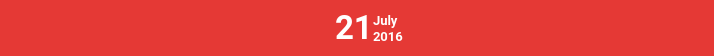
         <widget class="QFrame" name="Header_3">
          <property name="sizePolicy">
           <sizepolicy hsizetype="Minimum" vsizetype="Minimum">
            <horstretch>0</horstretch>
            <verstretch>0</verstretch>
           </sizepolicy>
          </property>
          <property name="minimumSize">
           <size>
            <width>0</width>
            <height>56</height>
           </size>
          </property>
          <property name="maximumSize">
           <size>
            <width>16777215</width>
            <height>56</height>
           </size>
          </property>
          <property name="palette">
           <palette>
            <active>
             <colorrole role="Base">
              <brush brushstyle="SolidPattern">
               <color alpha="255">
                <red>255</red>
                <green>255</green>
                <blue>255</blue>
               </color>
              </brush>
             </colorrole>
             <colorrole role="Window">
              <brush brushstyle="SolidPattern">
               <color alpha="255">
                <red>229</red>
                <green>57</green>
                <blue>53</blue>
               </color>
              </brush>
             </colorrole>
            </active>
            <inactive>
             <colorrole role="Base">
              <brush brushstyle="SolidPattern">
               <color alpha="255">
                <red>255</red>
                <green>255</green>
                <blue>255</blue>
               </color>
              </brush>
             </colorrole>
             <colorrole role="Window">
              <brush brushstyle="SolidPattern">
               <color alpha="255">
                <red>229</red>
                <green>57</green>
                <blue>53</blue>
               </color>
              </brush>
             </colorrole>
            </inactive>
            <disabled>
             <colorrole role="Base">
              <brush brushstyle="SolidPattern">
               <color alpha="255">
                <red>229</red>
                <green>57</green>
                <blue>53</blue>
               </color>
              </brush>
             </colorrole>
             <colorrole role="Window">
              <brush brushstyle="SolidPattern">
               <color alpha="255">
                <red>229</red>
                <green>57</green>
                <blue>53</blue>
               </color>
              </brush>
             </colorrole>
            </disabled>
           </palette>
          </property>
          <property name="autoFillBackground">
           <bool>true</bool>
          </property>
          <property name="frameShape">
           <enum>QFrame::NoFrame</enum>
          </property>
          <property name="frameShadow">
           <enum>QFrame::Raised</enum>
          </property>
          <property name="lineWidth">
           <number>0</number>
          </property>
          <layout class="QHBoxLayout" name="horizontalLayout_5">
           <property name="spacing">
            <number>0</number>
           </property>
           <property name="leftMargin">
            <number>0</number>
           </property>
           <property name="topMargin">
            <number>0</number>
           </property>
           <property name="rightMargin">
            <number>0</number>
           </property>
           <property name="bottomMargin">
            <number>0</number>
           </property>
           <item>
            <widget class="QPushButton" name="backBtn_2">
             <property name="sizePolicy">
              <sizepolicy hsizetype="Maximum" vsizetype="Minimum">
               <horstretch>0</horstretch>
               <verstretch>0</verstretch>
              </sizepolicy>
             </property>
             <property name="minimumSize">
              <size>
               <width>45</width>
               <height>0</height>
              </size>
             </property>
             <property name="cursor">
              <cursorShape>PointingHandCursor</cursorShape>
             </property>
             <property name="focusPolicy">
              <enum>Qt::NoFocus</enum>
             </property>
             <property name="text">
              <string/>
             </property>
             <property name="icon">
              <iconset resource="resources.qrc">
               <normaloff>:/Images/Resources/arrow_back_2.png</normaloff>:/Images/Resources/arrow_back_2.png</iconset>
             </property>
             <property name="iconSize">
              <size>
               <width>18</width>
               <height>18</height>
              </size>
             </property>
             <property name="flat">
              <bool>true</bool>
             </property>
            </widget>
           </item>
           <item>
            <spacer name="horizontalSpacer_4">
             <property name="orientation">
              <enum>Qt::Horizontal</enum>
             </property>
             <property name="sizeHint" stdset="0">
              <size>
               <width>290</width>
               <height>20</height>
              </size>
             </property>
            </spacer>
           </item>
           <item>
            <layout class="QHBoxLayout" name="horizontalLayout_2">
             <item>
              <widget class="QLabel" name="dayLabel_2">
               <property name="sizePolicy">
                <sizepolicy hsizetype="Minimum" vsizetype="Minimum">
                 <horstretch>0</horstretch>
                 <verstretch>0</verstretch>
                </sizepolicy>
               </property>
               <property name="minimumSize">
                <size>
                 <width>38</width>
                 <height>0</height>
                </size>
               </property>
               <property name="palette">
                <palette>
                 <active>
                  <colorrole role="WindowText">
                   <brush brushstyle="SolidPattern">
                    <color alpha="255">
                     <red>255</red>
                     <green>255</green>
                     <blue>255</blue>
                    </color>
                   </brush>
                  </colorrole>
                 </active>
                 <inactive>
                  <colorrole role="WindowText">
                   <brush brushstyle="SolidPattern">
                    <color alpha="255">
                     <red>255</red>
                     <green>255</green>
                     <blue>255</blue>
                    </color>
                   </brush>
                  </colorrole>
                 </inactive>
                 <disabled>
                  <colorrole role="WindowText">
                   <brush brushstyle="SolidPattern">
                    <color alpha="255">
                     <red>190</red>
                     <green>190</green>
                     <blue>190</blue>
                    </color>
                   </brush>
                  </colorrole>
                 </disabled>
                </palette>
               </property>
               <property name="font">
                <font>
                 <family>Roboto</family>
                 <pointsize>25</pointsize>
                 <weight>75</weight>
                 <bold>true</bold>
                </font>
               </property>
               <property name="text">
                <string>21</string>
               </property>
              </widget>
             </item>
             <item>
              <layout class="QVBoxLayout" name="verticalLayout_7">
               <property name="spacing">
                <number>0</number>
               </property>
               <property name="leftMargin">
                <number>0</number>
               </property>
               <item>
                <spacer name="verticalSpacer_5">
                 <property name="orientation">
                  <enum>Qt::Vertical</enum>
                 </property>
                 <property name="sizeType">
                  <enum>QSizePolicy::Maximum</enum>
                 </property>
                 <property name="sizeHint" stdset="0">
                  <size>
                   <width>20</width>
                   <height>10</height>
                  </size>
                 </property>
                </spacer>
               </item>
               <item>
                <widget class="QLabel" name="monthLabel_3">
                 <property name="sizePolicy">
                  <sizepolicy hsizetype="Maximum" vsizetype="Maximum">
                   <horstretch>0</horstretch>
                   <verstretch>0</verstretch>
                  </sizepolicy>
                 </property>
                 <property name="minimumSize">
                  <size>
                   <width>0</width>
                   <height>10</height>
                  </size>
                 </property>
                 <property name="maximumSize">
                  <size>
                   <width>16777215</width>
                   <height>16</height>
                  </size>
                 </property>
                 <property name="palette">
                  <palette>
                   <active>
                    <colorrole role="WindowText">
                     <brush brushstyle="SolidPattern">
                      <color alpha="255">
                       <red>255</red>
                       <green>255</green>
                       <blue>255</blue>
                      </color>
                     </brush>
                    </colorrole>
                   </active>
                   <inactive>
                    <colorrole role="WindowText">
                     <brush brushstyle="SolidPattern">
                      <color alpha="255">
                       <red>255</red>
                       <green>255</green>
                       <blue>255</blue>
                      </color>
                     </brush>
                    </colorrole>
                   </inactive>
                   <disabled>
                    <colorrole role="WindowText">
                     <brush brushstyle="SolidPattern">
                      <color alpha="255">
                       <red>190</red>
                       <green>190</green>
                       <blue>190</blue>
                      </color>
                     </brush>
                    </colorrole>
                   </disabled>
                  </palette>
                 </property>
                 <property name="font">
                  <font>
                   <family>Roboto</family>
                   <pointsize>10</pointsize>
                   <weight>75</weight>
                   <bold>true</bold>
                  </font>
                 </property>
                 <property name="text">
                  <string>July</string>
                 </property>
                </widget>
               </item>
               <item>
                <widget class="QLabel" name="yearLabel_3">
                 <property name="sizePolicy">
                  <sizepolicy hsizetype="Maximum" vsizetype="Maximum">
                   <horstretch>0</horstretch>
                   <verstretch>0</verstretch>
                  </sizepolicy>
                 </property>
                 <property name="minimumSize">
                  <size>
                   <width>0</width>
                   <height>12</height>
                  </size>
                 </property>
                 <property name="maximumSize">
                  <size>
                   <width>16777215</width>
                   <height>12</height>
                  </size>
                 </property>
                 <property name="palette">
                  <palette>
                   <active>
                    <colorrole role="WindowText">
                     <brush brushstyle="SolidPattern">
                      <color alpha="255">
                       <red>255</red>
                       <green>255</green>
                       <blue>255</blue>
                      </color>
                     </brush>
                    </colorrole>
                   </active>
                   <inactive>
                    <colorrole role="WindowText">
                     <brush brushstyle="SolidPattern">
                      <color alpha="255">
                       <red>255</red>
                       <green>255</green>
                       <blue>255</blue>
                      </color>
                     </brush>
                    </colorrole>
                   </inactive>
                   <disabled>
                    <colorrole role="WindowText">
                     <brush brushstyle="SolidPattern">
                      <color alpha="255">
                       <red>190</red>
                       <green>190</green>
                       <blue>190</blue>
                      </color>
                     </brush>
                    </colorrole>
                   </disabled>
                  </palette>
                 </property>
                 <property name="font">
                  <font>
                   <family>Roboto</family>
                   <pointsize>10</pointsize>
                   <weight>75</weight>
                   <bold>true</bold>
                  </font>
                 </property>
                 <property name="text">
                  <string>2016</string>
                 </property>
                </widget>
               </item>
               <item>
                <spacer name="verticalSpacer_4">
                 <property name="orientation">
                  <enum>Qt::Vertical</enum>
                 </property>
                 <property name="sizeType">
                  <enum>QSizePolicy::Maximum</enum>
                 </property>
                 <property name="sizeHint" stdset="0">
                  <size>
                   <width>20</width>
                   <height>10</height>
                  </size>
                 </property>
                </spacer>
               </item>
              </layout>
             </item>
            </layout>
           </item>
           <item>
            <spacer name="horizontalSpacer_5">
             <property name="orientation">
              <enum>Qt::Horizontal</enum>
             </property>
             <property name="sizeHint" stdset="0">
              <size>
               <width>220</width>
               <height>20</height>
              </size>
             </property>
            </spacer>
           </item>
           <item>
            <widget class="QPushButton" name="pushButton_3">
             <property name="enabled">
              <bool>false</bool>
             </property>
             <property name="sizePolicy">
              <sizepolicy hsizetype="Minimum" vsizetype="Minimum">
               <horstretch>0</horstretch>
               <verstretch>0</verstretch>
              </sizepolicy>
             </property>
             <property name="minimumSize">
              <size>
               <width>45</width>
               <height>0</height>
              </size>
             </property>
             <property name="text">
              <string/>
             </property>
             <property name="flat">
              <bool>true</bool>
             </property>
            </widget>
           </item>
           <item>
            <widget class="QPushButton" name="saveTextBtn">
             <property name="sizePolicy">
              <sizepolicy hsizetype="Maximum" vsizetype="Minimum">
               <horstretch>0</horstretch>
               <verstretch>0</verstretch>
              </sizepolicy>
             </property>
             <property name="minimumSize">
              <size>
               <width>45</width>
               <height>0</height>
              </size>
             </property>
             <property name="cursor">
              <cursorShape>PointingHandCursor</cursorShape>
             </property>
             <property name="focusPolicy">
              <enum>Qt::NoFocus</enum>
             </property>
             <property name="text">
              <string/>
             </property>
             <property name="icon">
              <iconset resource="resources.qrc">
               <normaloff>:/Images/Resources/ic_save_white_18dp/web/ic_save_white_18dp_2x.png</normaloff>:/Images/Resources/ic_save_white_18dp/web/ic_save_white_18dp_2x.png</iconset>
             </property>
             <property name="iconSize">
              <size>
               <width>18</width>
               <height>18</height>
              </size>
             </property>
             <property name="flat">
              <bool>true</bool>
             </property>
            </widget>
           </item>
          </layout>
         </widget>
